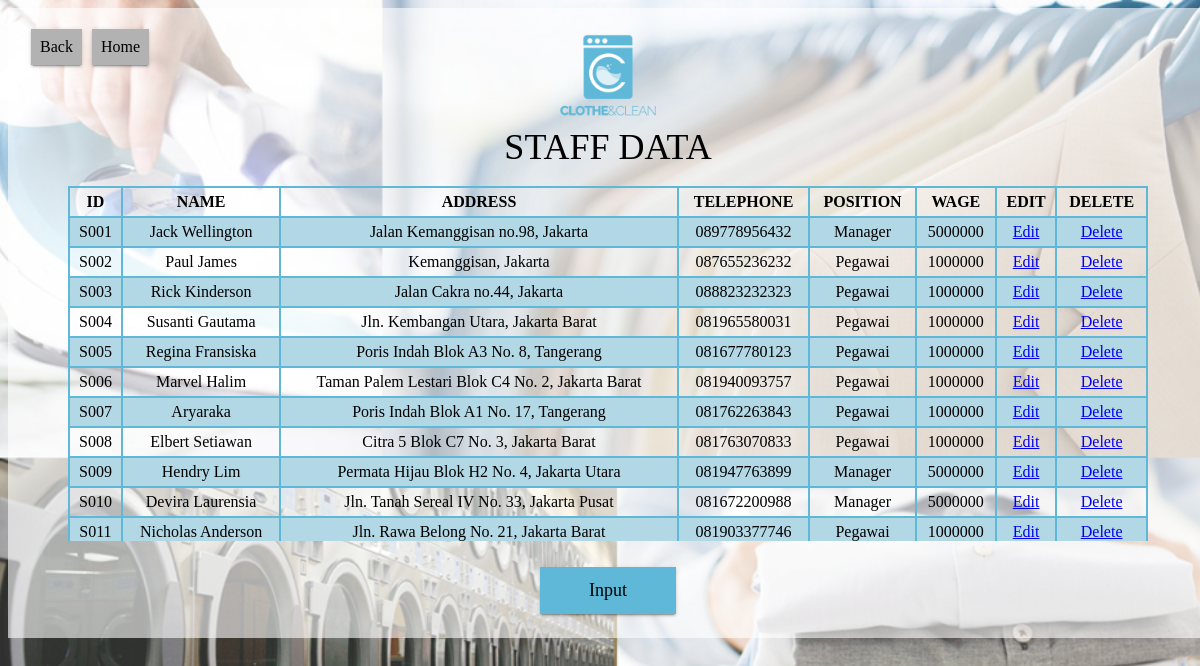
The app's page /data_staff.php with its own data.
### tables this page shows
CREATE TABLE `msstaff` (
  `ID_Staff` char(10) NOT NULL,
  `namaStaff` varchar(50) NOT NULL,
  `alamatStaff` varchar(200) NOT NULL,
  `telpStaff` varchar(20) NOT NULL,
  `positionStaff` varchar(100) NOT NULL,
  `gajiStaff` int(100) NOT NULL
);

### data_staff.php (the view, shortened to what this page needs)
<!DOCTYPE html PUBLIC "-//W3C//DTD XHTML 1.0 Transitional//EN" "http://www.w3.org/TR/xhtml1/DTD/xhtml1-transitional.dtd">
<html xmlns="http://www.w3.org/1999/xhtml">
    <head>
    <link rel="stylesheet" type="text/css" href="design.css">
    <link rel="stylesheet" type="text/css" href="table.css">
    </head>
<body id="body">
    	<div align='center'>
            <div id="box1">
            	<br>
           	  	<div class="container1" align="left">
                	<button type="submit" class="button2" onClick="window.location='view_data.php'"><span>Back</span></button>
                    <button type="submit" class="button2" onClick="window.location='home.php'"><span>Home</span></button>
              	</div>
              	<div align="center"><img src="logo.png" style="width:100px;height:100px;" />
                <br><font color="#000000" style="font-size:36px" face="Century Gothic">STAFF DATA</font>
                </div>
                <br>
                  <div id="table-scroll" align="center">
                  <table>
                      <tr>
                        <th>ID</th>
                        <th>NAME</th>
                        <th>ADDRESS</th>
                        <th>TELEPHONE</th>
                        <th>POSITION</th>
                        <th>WAGE</th>
                        <th>EDIT</th>
                        <th>DELETE</th>
                      </tr>
                 	 <?php
						$queri="Select * From msstaff" ;
						$hasil=mysql_query($queri);
						while ($data = mysql_fetch_array ($hasil)){
						echo "
						<tr>
						<td><center>".$data['ID_Staff']."</center></td>
						<td>".$data['namaStaff']."</td>
						<td>".$data['alamatStaff']."</td>
						<td>".$data['telpStaff']."</td>
						<td>".$data['positionStaff']."</td>
						<td>".$data['gajiStaff']."</td>
						<td><center><a href='form_edit_staff.php?code=$data[ID_Staff]'>Edit</a></center></td>
						<td><center><a href='action_delete_staff.php?code=$data[ID_Staff]'
							onclick='return confirm(\"Are you sure want to Delete?\")'>Delete</a></td
						</tr>
						";
						}
					  ?>
                    </table>
                    </div>
               <br>
                <div class="button-container" align="center">
                <form action='regis_staff.php' method='POST'>
                <button type="submit" name='input' class="button"><span>Input</span></button></form>
              </div>
            </div>
        </div>
    </body>
</html>

### design.css (style rules this page uses)
#body { background: url(bg2.jpg) no-repeat center center fixed; -webkit-background-size: cover; -moz-background-size: cover; -o-background-size: cover; background-size: cover; }
#box1 { background-color: rgba(255,255,255,0.6); height : 630px; width: 1200px; text-align: left; }
#table-scroll { height:355px; overflow:auto; }
button { position: relative; background: currentColor; border: 1px solid currentColor; font-family:"Century Gothic"; font-size: 18px; color: #5fb8d8; margin:8px; padding: 0.75rem 3rem; cursor: pointer; -webkit-transition: background-color 0.28s ease, color 0.28s ease, box-shadow 0.28s ease; transition: background-color 0.28s ease, color 0.28s ease, box-shadow 0.28s ease; overflow: hidden; box-shadow: 0 2px 2px 0 rgba(0, 0, 0, 0.14), 0 3px 1px -2px rgba(0, 0, 0, 0.2), 0 1px 5px 0 rgba(0, 0, 0, 0.12); }
.button2 { position: relative; background: currentColor; font-family:"Century Gothic"; font-size: 16px; color: #B2B2B2; margin: 3px; padding: 8px; cursor: pointer; -webkit-transition: background-color 0.28s ease, color 0.28s ease, box-shadow 0.28s ease; transition: background-color 0.28s ease, color 0.28s ease, box-shadow 0.28s ease; overflow: hidden; box-shadow: 0 2px 2px 0 rgba(0, 0, 0, 0.14), 0 3px 1px -2px rgba(0, 0, 0, 0.2), 0 1px 5px 0 rgba(0, 0, 0, 0.12); }
button span { color: black; position: relative; z-index: 1; }
button::before { content: ''; position: absolute; background: #DCDCDC; border: 50vh solid #DCDCDC; width: 30vh; height: 30vh; border-radius: 50%; display: block; top: 50%; left: 50%; z-index: 0; opacity: 1; -webkit-transform: translate(-50%, -50%) scale(0); transform: translate(-50%, -50%) scale(0); }
.container1 { width: 770px; height: 0px; margin-top: auto; margin-right: 20px; margin-bottom: 0px; margin-left: 20px; }

### table.css (style rules this page uses)
table { font-family: "Century Gothic"; border-collapse: collapse; width: 90%; }
td, th { border: 2px solid #5fb8d8; text-align: center; padding: 5px; }
tr:nth-child(even) { background-color: #b2d7e5; }

### records on screen
msstaff: ID_Staff "S001", namaStaff "Jack Wellington", alamatStaff "Jalan Kemanggisan no.98, Jakarta", telpStaff "089778956432", positionStaff "Manager", gajiStaff "5000000"
msstaff: ID_Staff "S002", namaStaff "Paul James", alamatStaff "Kemanggisan, Jakarta", telpStaff "087655236232", positionStaff "Pegawai", gajiStaff "1000000"
msstaff: ID_Staff "S003", namaStaff "Rick Kinderson", alamatStaff "Jalan Cakra no.44, Jakarta", telpStaff "088823232323", positionStaff "Pegawai", gajiStaff "1000000"
msstaff: ID_Staff "S004", namaStaff "Susanti Gautama", alamatStaff "Jln. Kembangan Utara, Jakarta Barat", telpStaff "081965580031", positionStaff "Pegawai", gajiStaff "1000000"
msstaff: ID_Staff "S005", namaStaff "Regina Fransiska", alamatStaff "Poris Indah Blok A3 No. 8, Tangerang", telpStaff "081677780123", positionStaff "Pegawai", gajiStaff "1000000"
msstaff: ID_Staff "S006", namaStaff "Marvel Halim", alamatStaff "Taman Palem Lestari Blok C4 No. 2, Jakarta Barat", telpStaff "081940093757", positionStaff "Pegawai", gajiStaff "1000000"
msstaff: ID_Staff "S007", namaStaff "Aryaraka", alamatStaff "Poris Indah Blok A1 No. 17, Tangerang", telpStaff "081762263843", positionStaff "Pegawai", gajiStaff "1000000"
msstaff: ID_Staff "S008", namaStaff "Elbert Setiawan", alamatStaff "Citra 5 Blok C7 No. 3, Jakarta Barat", telpStaff "081763070833", positionStaff "Pegawai", gajiStaff "1000000"
msstaff: ID_Staff "S009", namaStaff "Hendry Lim", alamatStaff "Permata Hijau Blok H2 No. 4, Jakarta Utara", telpStaff "081947763899", positionStaff "Manager", gajiStaff "5000000"
msstaff: ID_Staff "S010", namaStaff "Devira Laurensia", alamatStaff "Jln. Tanah Sereal IV No. 33, Jakarta Pusat", telpStaff "081672200988", positionStaff "Manager", gajiStaff "5000000"
msstaff: ID_Staff "S011", namaStaff "Nicholas Anderson", alamatStaff "Jln. Rawa Belong No. 21, Jakarta Barat", telpStaff "081903377746", positionStaff "Pegawai", gajiStaff "1000000"
